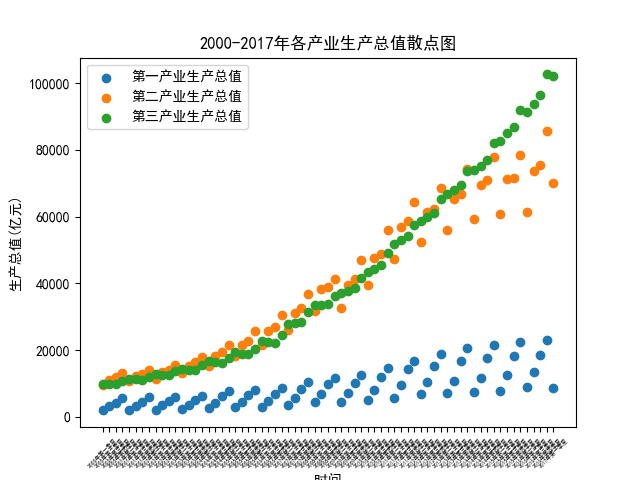

Generate this figure with Python:
import numpy as np
import matplotlib.pyplot as plt
import pandas as pd

# 读取NPZ文件
data = np.load('国民经济核算季度数据.npz', allow_pickle=True)

# 查看NPZ文件中的键（数组名）
# print(data.files)
# print(data['columns'])
# print(data['values'])

# 获取时间和第一到第三产业生成总值当季值数据
plt.rcParams['font.sans-serif'] = ['SimHei']  # 设置为黑体字体
time = data['values'][:, 1]
gdp1 = data['values'][:, 3].astype(float)
gdp2 = data['values'][:, 4].astype(float)
gdp3 = data['values'][:, 5].astype(float)
# print(time)
# print(gdp1)
# print(gdp2)
# print(gdp3)

# 创建散点图
plt.scatter(time, gdp1, label='第一产业生产总值')
plt.scatter(time, gdp2, label='第二产业生产总值')
plt.scatter(time, gdp3, label='第三产业生产总值')
plt.xlabel('时间')
plt.ylabel('生产总值(亿元)')
plt.title('2000-2017年各产业生产总值散点图')
plt.xticks(rotation=45, fontsize=4)

# 添加图例 左上角小图
plt.legend(loc='upper left')

# 保存散点图
plt.savefig('r3.png')

# 创建DataFrame并保存为Excel文件
df = pd.DataFrame({'时间': time, '第一产业生产总值': gdp1, '第二产业生产总值': gdp2, '第三产业生产总值': gdp3})
df.to_excel('r3.xlsx', index=False)

# 显示散点图
plt.show()
